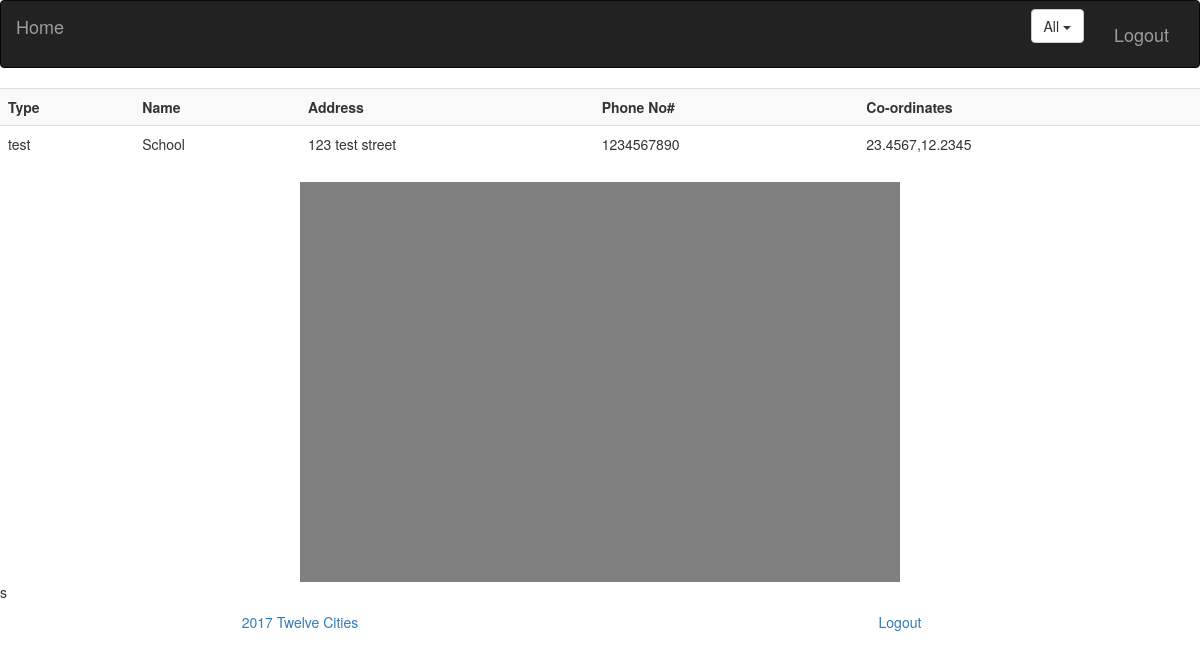
Screenshot of /item/1/ with the database file from the repository.
### loginlanding/models.py (models this page shows, shortened)
class facilities(models.Model):
	email = models.CharField(max_length=200)
	name = models.CharField(max_length=200)
	address = models.CharField(max_length=200)
	facilityType = models.CharField(max_length=200)
	phone = models.CharField(max_length=10)
	description = models.TextField
	latitude = models.DecimalField(max_digits=8, decimal_places=4)
	longitude = models.DecimalField(max_digits=8, decimal_places=4)

### loginlanding/views.py (the view)
# urls.py: url('(?P<specific_id>[0-9]+)/$', views.hoteldetail, name='hoteldetail'),
def hoteldetail(request, specific_id):
    template = loader.get_template('loginlanding/detail.html')
    details = facilities.objects.get(id=specific_id)
    print(details.address)
    return render(request, 'loginlanding/detail.html', {'details': details})

### loginlanding/templates/loginlanding/detail.html (shortened to what this page needs)
{% extends 'loginlanding/base.html' %}
{% block base %}
    <table class="table table-striped">
        <tr>
            <th>Type</th>
            <th>Name</th>
            <th>Address</th>
            <th>Phone No#</th>
            <th>Co-ordinates</th>
        </tr>
        <tr>
            <td>{{ details.name }}</td>
            <td>{{ details.facilityType }}</td>
            <td>{{ details.address }}</td>
            <td>{{ details.phone }}</td>
            <td>{{ details.longitude }},{{ details.latitude }}</td>
        </tr>
    </table>
    <div id="map"></div>
    s
{% endblock %}

### static/landing/style.css (style rules this page uses)
table { width: 50%; margin-left: auto; margin-right: auto; }
body { background: white; }

### loginlanding/templates/loginlanding/base.html (style rules this page uses)
#map { width: 50%; height: 400px; background-color: grey; transform: translate(50%, 0%) }

### rows the page displays
facilities: name "test", facilityType "School", address "123 test street", phone "1234567890", longitude "23.4567", latitude "12.2345"
